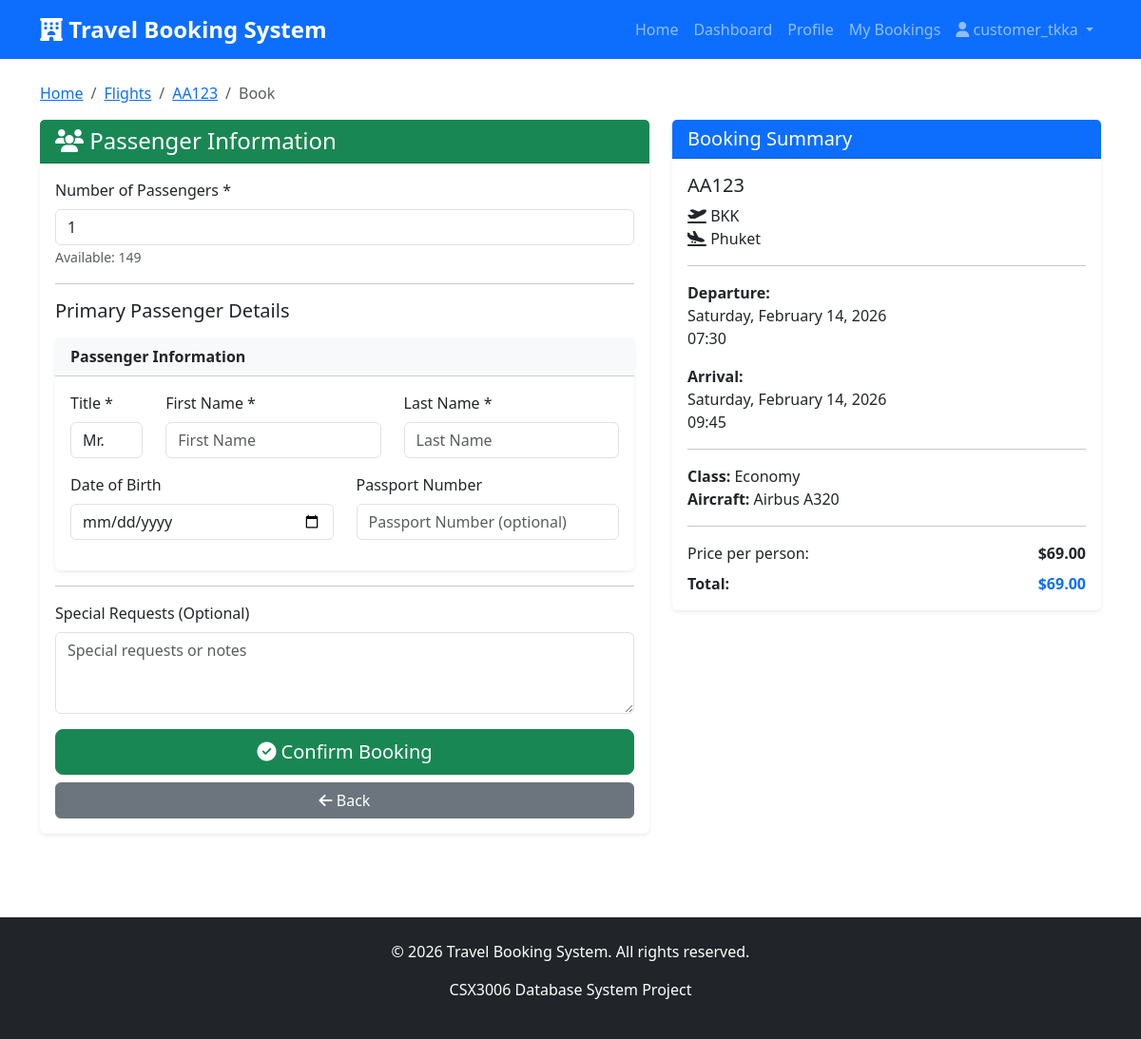
/bookings/flights/book/6/ (signed in), run on an earlier commit of the app's database.
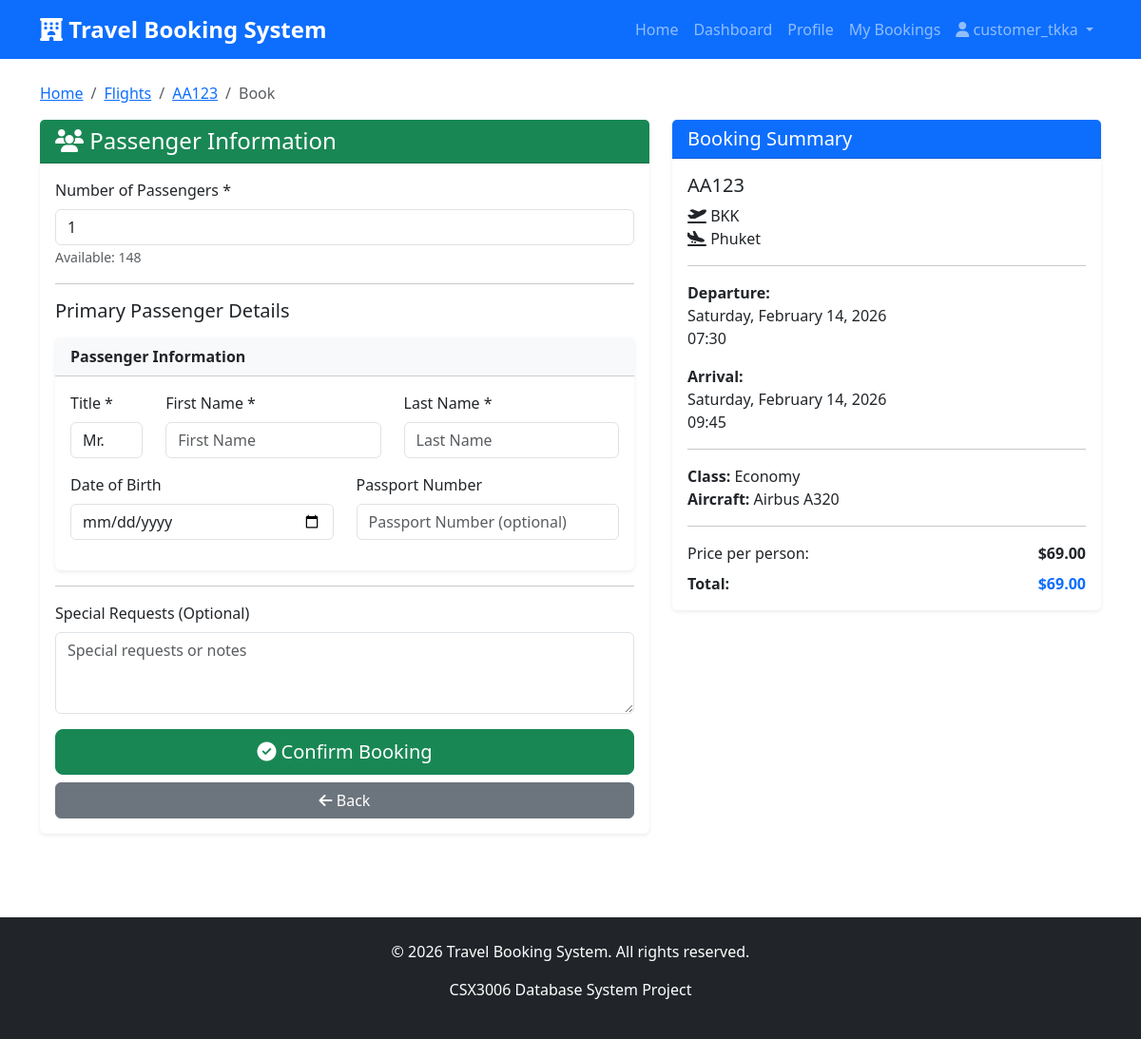
And on a later commit of the database.
### partners/models.py (models this page shows, shortened)
class Flight(models.Model):
    partner = models.ForeignKey(
        Partner,
        on_delete=models.CASCADE,
        related_name='flights'
    )
    flight_number = models.CharField(
        max_length=20,
        unique=True,
        help_text='Unique flight number'
    )
    origin = models.CharField(
        max_length=100,
        help_text='Departure city/airport'
    )
    destination = models.CharField(
        max_length=100,
        help_text='Arrival city/airport'
    )
    departure_time = models.DateTimeField(
        help_text='Departure date and time'
    )
    arrival_time = models.DateTimeField(
        help_text='Arrival date and time'
    )
    price = models.DecimalField(
        max_digits=10,
        decimal_places=2,
        validators=[MinValueValidator(0)],
        help_text='Base price per seat'
    )
    seats_available = models.IntegerField(
        validators=[MinValueValidator(0)],
        default=150,
        help_text='Number of seats available'
    )
    total_seats = models.IntegerField(
        validators=[MinValueValidator(1)],
        default=150,
        help_text='Total number of seats'
    )
    aircraft_type = models.CharField(
        max_length=100,
        blank=True,
        null=True,
        help_text='Type of aircraft'
    )
    airline_logo = models.ImageField(
        upload_to='airlines/',
        blank=True,
        null=True
    )
    class_type = models.CharField(
        max_length=50,
        default='Economy',
        help_text='Class type (Economy, Business, First Class)'
    )
    is_active = models.BooleanField(
        default=True,
        help_text='Whether the flight is available for booking'
    )
    created_at = models.DateTimeField(auto_now_add=True)
    updated_at = models.DateTimeField(auto_now=True)
    class Meta:
        verbose_name = 'Flight'
        verbose_name_plural = 'Flights'
        ordering = ['departure_time']

### bookings/views.py (the view)
# urls.py: path('flights/book/<int:flight_id>/', views.flight_booking_create, name='flight_booking_create'),
@login_required
@customer_required
def flight_booking_create(request, flight_id):
    flight = get_object_or_404(Flight, id=flight_id, is_active=True)
    if request.method == 'POST':
        form = FlightBookingForm(request.POST)
        if form.is_valid():
            number_of_passengers = form.cleaned_data['number_of_passengers']
            notes = request.POST.get('notes', '')
            if flight.seats_available < number_of_passengers:
                messages.error(request, f'Only {flight.seats_available} seats available.')
                return redirect('bookings:flight_booking_create', flight_id=flight.id)
            total_amount = flight.price * number_of_passengers
            try:
                with transaction.atomic():
                    booking = Booking.objects.create(
                        user=request.user,
                        booking_type='flight',
                        status='pending',
                        total_amount=total_amount,
                        notes=notes
                    )
                    flight_booking = FlightBookingDetail.objects.create(
                        booking=booking,
                        flight=flight,
                        number_of_passengers=number_of_passengers,
                        price_per_seat=flight.price,
                        passenger_title=form.cleaned_data.get('passenger_title', 'Mr'),
                        passenger_first_name=form.cleaned_data.get('passenger_first_name', ''),
                        passenger_last_name=form.cleaned_data.get('passenger_last_name', ''),
                        passenger_dob=form.cleaned_data.get('passenger_dob'),
                        passenger_passport=form.cleaned_data.get('passenger_passport', '')
                    )
                    flight.seats_available -= number_of_passengers
                    flight.save()
                    messages.success(request,
                                     'Flight booking created successfully! Please complete payment to confirm your ticket.')
                    return redirect('payments:payment_page', booking_id=booking.booking_id)
            except Exception as e:
                messages.error(request, f'An error occurred: {str(e)}')
                return redirect('bookings:flight_booking_create', flight_id=flight.id)
        else:
            messages.error(request, 'Please correct the errors below.')
    else:
        form = FlightBookingForm()
    context = {
        'form': form,
        'flight': flight,
    }
    return render(request, 'bookings/flights/booking_form.html', context)

### templates/bookings/flights/booking_form.html (shortened to what the changed rows need)
{% extends 'base.html' %}
{% block content %}
<div class="container">
    <nav aria-label="breadcrumb">
        <ol class="breadcrumb">
            <li class="breadcrumb-item"><a href="{% url 'bookings:flight_detail' flight.id %}">{{ flight.flight_number }}</a></li>
        </ol>
    </nav>
    <div class="row">
        <div class="col-md-7">
            <div class="card mb-3">
                <div class="card-body">
                    <form method="post" id="bookingForm">
                        <div class="mb-3">
                            <label class="form-label">Number of Passengers *</label>
                            {{ form.number_of_passengers }}
                            <small class="text-muted">Available: {{ flight.seats_available }}</small>
                        </div>
                    </form>
                </div>
            </div>
        </div>
        <div class="col-md-5">
            <div class="card sticky-top" style="top: 20px;">
                <div class="card-body">
                    <h5>{{ flight.flight_number }}</h5>
                    <p class="mb-0">
                        <i class="fas fa-plane-departure"></i> {{ flight.origin }}<br>
                        <i class="fas fa-plane-arrival"></i> {{ flight.destination }}
                    </p>
                    <hr>
                    <p>
                        <strong>Departure:</strong><br>
                        {{ flight.departure_time|date:"l, F d, Y" }}<br>
                        {{ flight.departure_time|date:"H:i" }}
                    </p>
                    <p>
                        <strong>Arrival:</strong><br>
                        {{ flight.arrival_time|date:"l, F d, Y" }}<br>
                        {{ flight.arrival_time|date:"H:i" }}
                    </p>
                    <hr>
                    <p>
                        <strong>Class:</strong> {{ flight.class_type }}<br>
                        {% if flight.aircraft_type %}
                            <strong>Aircraft:</strong> {{ flight.aircraft_type }}
                        {% endif %}
                    </p>
                    <hr>
                    <div class="d-flex justify-content-between">
                        <span>Price per person:</span>
                        <strong>${{ flight.price }}</strong>
                    </div>
                    <div id="totalPrice" class="d-flex justify-content-between mt-2">
                        <span><strong>Total:</strong></span>
                        <strong class="text-primary">$<span id="totalAmount">{{ flight.price }}</span></strong>
                    </div>
                </div>
            </div>
        </div>
    </div>
</div>
{% endblock %}

What changed in the data, as far as the page shows it:
changed Flight "AA123": seats_available "149" → "148"
